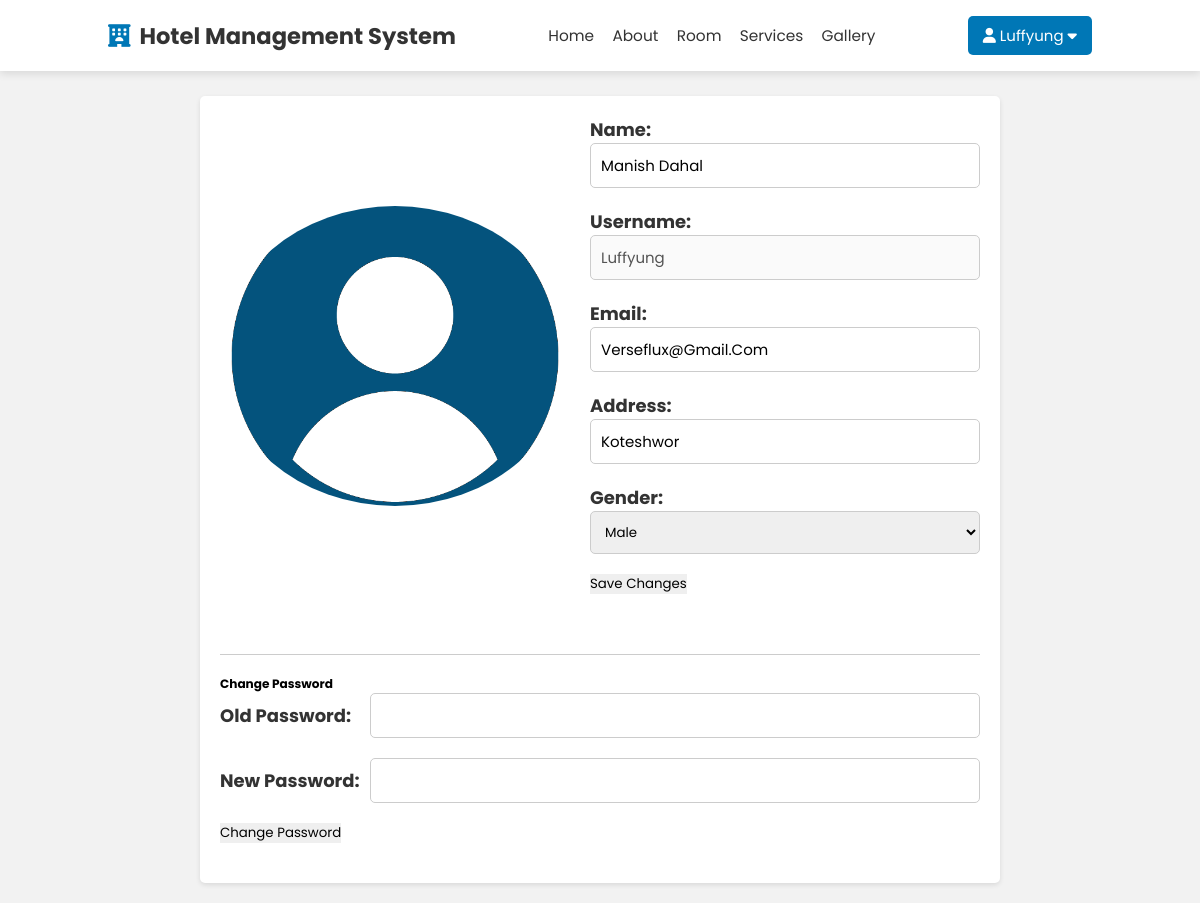
The page /user_profile.php (signed in) on the database its author committed.
### tables this page shows
CREATE TABLE `users` (
  `user_id` int(11) NOT NULL,
  `name` varchar(50) NOT NULL,
  `username` varchar(50) NOT NULL,
  `email` varchar(50) NOT NULL,
  `phone` varchar(10) NOT NULL,
  `password` varchar(20) NOT NULL,
  `address` varchar(255) NOT NULL,
  `gender` varchar(55) NOT NULL
);

### user_profile.php (the view, shortened to what this page needs)
<?php
@include 'config.php';
include 'topnav.php';
$userId = $_SESSION['user_id'];
$userQuery = mysqli_query($conn, "SELECT * FROM users WHERE user_id = $userId");
$userResult = mysqli_fetch_assoc($userQuery);
?>
<!DOCTYPE html>
<html lang="en">
<head>
</head>
<body>
    <h1>User Profile</h1>
    <div class="profile-container">
        <div class="profile-info">
            <div class="profile-image">
                <img src="images/userlogo.png" alt="User Image">
            </div>
            <div class="profile-details">
                <form method="POST">
                    <div class="form-group">
                        <label for="name">Name:</label>
                        <input type="text" id="name" name="name" value="<?php echo $userResult['name']; ?>" required>
                    </div>
                    <div class="form-group">
                        <label for="username">Username:</label>
                        <input type="text" id="username" name="username" value="<?php echo $_SESSION['username']; ?>" disabled>
                    </div>
                    <div class="form-group">
                        <label for="email">Email:</label>
                        <input type="email" id="email" name="email" value="<?php echo $userResult['email']; ?>" required>
                    </div>
                    <div class="form-group">
                        <label for="address">Address:</label>
                        <input type="text" id="address" name="address" value="<?php echo $userResult['address']; ?>" required>
                    </div>
                    <div class="form-group">
                        <label for="gender">Gender:</label>
                        <select id="gender" name="gender" required>
                            <option value="Male" <?php if ($userResult['gender'] === 'Male') echo 'selected'; ?>>Male</option>
                        </select>
                    </div>
                    <div class="form-group btn-update">
                        <button type="submit" name="updateProfile">Save Changes</button>
                    </div>
                </form>
            </div>
        </div>
        <div class="password-change">
            <h2>Change Password</h2>
            <form method="POST">
                <div class="form-group">
                    <label for="oldPassword">Old Password:</label>
                    <input type="password" id="oldPassword" name="oldPassword">
                </div>
                <div class="form-group">
                    <label for="newPassword">New Password:</label>
                    <input type="password" id="newPassword" name="newPassword">
                </div>
                <div class="form-group btn-update">
                    <button type="submit" name="changePassword">Change Password</button>
                </div>
            </form>
        </div>
    </div>
</body>
</html>

### topnav.php (style rules this page uses)
:root { --primary:#0077b6; --secondary:#48cae4; --black:#333; --white:#fff; --box-shadow: 0 .5rem 1rem rgba(0, 0, 0, 0.1); }
* { font-family: 'Poppins', sans-serif; margin: 0; padding: 0; box-sizing: border-box; outline: none; border: none; text-decoration: none; text-transform: capitalize; transition: .2s linear; }
html { font-size: 50.5%; overflow-x: hidden; scroll-padding-top: 9rem; scroll-behavior: smooth; }

### user_profile.php (style rules this page uses)
body { font-family: Arial, sans-serif; background-color: #f2f2f2; padding: 20px; }
h1 { font-size: 3.5rem; color: #444; margin-bottom: 3rem; text-transform: uppercase; text-align: center; }
.profile-container { max-width: 800px; margin: 0 auto; background-color: #fff; padding: 20px; border-radius: 5px; box-shadow: 0 2px 5px rgba(0, 0, 0, 0.1); }
.profile-info { display: flex; align-items: flex-start; }
.profile-image { margin-top:90px; width: 350px; height: 300px; border-radius: 50%; overflow: hidden; margin-right: 20px; }
.profile-image img { width: 100%; height: 100%; object-fit: cover; }
.profile-details { flex: 1; }
.form-group { margin-bottom: 20px; }
.form-group label { font-weight: bold; font-size: 18px; color: #333; }
.form-group input { width: 100%; padding: 10px; border-radius: 5px; font-size:15px; border: 1px solid #ccc; }
.form-group select { width: 100%; padding: 10px; border-radius: 5px; border: 1px solid #ccc; }
.password-change { margin-top: 40px; border-top: 1px solid #ccc; padding-top: 20px; }
.password-change .form-group { display: flex; align-items: center; }
.password-change .form-group label { flex-basis: 150px; }
.password-change .form-group input { flex: 1; }

### rows shown on the page
users: name "Manish Dahal", email "verseflux@gmail.com", address "Koteshwor", gender "Male"

### other values the page prints
$username "Luffyung"
